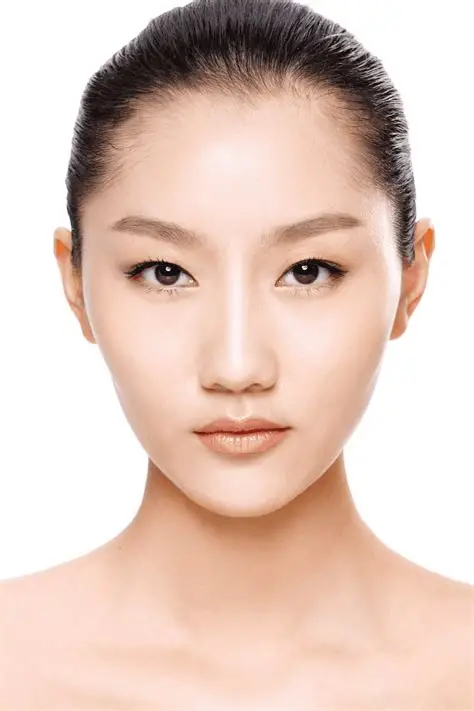
//> input picture images/pic/OIP.png, 474 x 711 px
$ ./hough_lines   (built with g++ and OpenCV 4)
//> lines starting //> are read from the running program, lines starting //| are printed output that depends on the picture; after the words box and inside, x2 and y2 are one past the last pixel; in counts of white or black regions, pixels touching at a corner belong together
//********************
// Author:  yh
// Time:    2022/8/5.
//  Hough line detection: standard HoughLines (polar) vs probabilistic HoughLinesP (segments)
//  Workflow: grayscale -> Canny edges -> vote in polar parameter space -> back-project to image lines
//********************
#include <opencv2/opencv.hpp>

using namespace cv;
using namespace std;

Mat g_src, g_gray, g_canny, g_dst;

// Standard Hough: returns (rho, theta) parameter pairs; lines must be drawn manually
void onHoughLines(int, void *) {
    Mat dst = Mat::zeros(g_src.size(), CV_8UC3);
    g_canny.copyTo(dst);                     // use edge image as background
    cvtColor(dst, dst, COLOR_GRAY2BGR);

    vector<Vec2f> lines;
    HoughLines(g_canny, lines, 1, CV_PI / 180, 100, 0, 0);

    for (size_t i = 0; i < lines.size(); i++) {
        float rho = lines[i][0], theta = lines[i][1];
        // Compute two endpoints on the line from (rho, theta)
        double a = cos(theta), b = sin(theta);
        double x0 = a * rho, y0 = b * rho;
        Point pt1(cvRound(x0 + 1000 * (-b)), cvRound(y0 + 1000 * (a)));
        Point pt2(cvRound(x0 - 1000 * (-b)), cvRound(y0 - 1000 * (a)));
        line(dst, pt1, pt2, Scalar(0, 0, 255), 2, LINE_AA);
    }
    imshow("hough lines", dst);
}

// Probabilistic Hough: returns segment endpoints (x1,y1,x2,y2); draw directly
void onHoughLinesP(int, void *) {
    Mat dst = Mat::zeros(g_src.size(), CV_8UC3);
    g_canny.copyTo(dst);
    cvtColor(dst, dst, COLOR_GRAY2BGR);

    vector<Vec4i> lines;
    HoughLinesP(g_canny, lines, 1, CV_PI / 180, 100, 50, 10);

    for (size_t i = 0; i < lines.size(); i++) {
        Vec4i l = lines[i];
        line(dst, Point(l[0], l[1]), Point(l[2], l[3]), Scalar(0, 255, 0), 2, LINE_AA);
    }
    imshow("hough lines P", dst);
}

int main(int argc, char **argv) {
    String imageName("../data/images/OIP.png");
    if (argc > 1) imageName = argv[1];

    g_src = imread(imageName);
//> g_src is the input picture: 711 rows x 474 cols, CV_8UC3; mean B, G, R 190.7, 202.1, 226.5
    if (g_src.empty()) { cout << "could not load image" << endl; return -1; }

    cvtColor(g_src, g_gray, COLOR_BGR2GRAY);
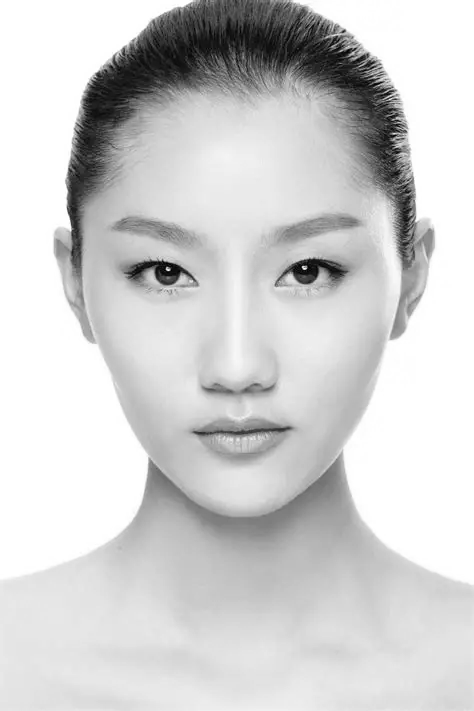
//> g_gray: 711 rows x 474 cols, CV_8UC1; min 0, max 255, mean 208.1
    Canny(g_gray, g_canny, 50, 150, 3);     // Hough input must be a binary edge map
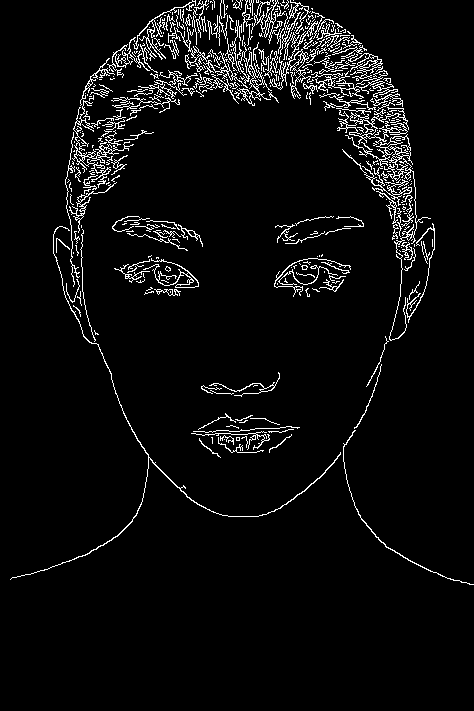
//> g_canny: 711 rows x 474 cols, CV_8UC1; 4.8% white in thin lines or dots, all inside (x1, y1, x2, y2) = (10, 0, 474, 585)

    onHoughLines(0, 0);
//> in onHoughLines, `HoughLines(g_canny, lines, 1, CV_PI / 180, 100, 0, 0);`: lines = 136 lines (rho, theta), first 12: [-170, 2.36], [-168, 2.36], [-173, 2.36], [197, 0.79], [-177, 2.36], [98, 1.52], [-163, 2.36], [-156, 2.36], [-225, 2.58], [3, 1.82], [-136, 2.36], [-26, 1.92]
//> the loop in onHoughLines, `for (size_t i = 0; i < lines.size(); i++)` made 136 passes
//> (rho, theta, a, b, x0, y0, pt1, pt2) on passes 1 to 8: (-170, 2.36, -0.707, 0.707, 120.2, -120.2, Point(-587, -827), Point(827, 587)), (-168, 2.36, -0.707, 0.707, 118.8, -118.8, Point(-588, -826), Point(826, 588)), (-173, 2.36, -0.707, 0.707, 122.3, -122.3, Point(-585, -829), Point(829, 585)), (197, 0.785, 0.707, 0.707, 139.3, 139.3, Point(-568, 846), Point(846, -568)), (-177, 2.36, -0.707, 0.707, 125.2, -125.2, Point(-582, -832), Point(832, 582)), (98, 1.52, 0.0523, 0.999, 5.13, 97.87, Point(-994, 150), Point(1004, 46)), (-163, 2.36, -0.707, 0.707, 115.3, -115.3, Point(-592, -822), Point(822, 592)), (-156, 2.36, -0.707, 0.707, 110.3, -110.3, Point(-597, -817), Point(817, 597))
//> after the loop in onHoughLines, `for (size_t i = 0; i < lines.size(); i++)`:
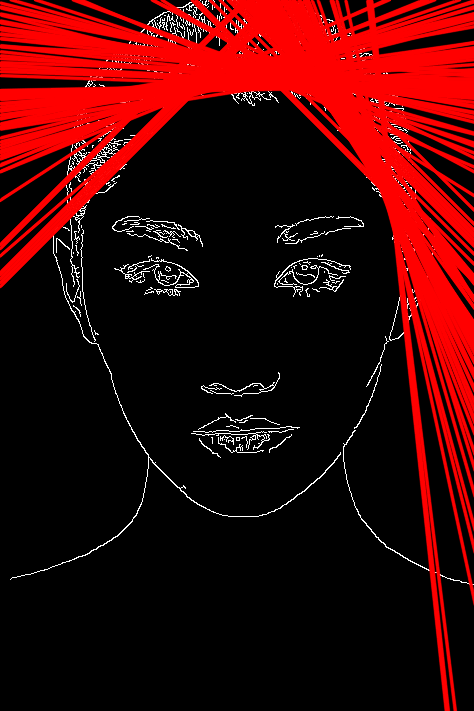
//> dst: 711 rows x 474 cols, CV_8UC3; mean B, G, R 4.8, 4.8, 61.6
    onHoughLinesP(0, 0);
//> in onHoughLinesP, `HoughLinesP(g_canny, lines, 1, CV_PI / 180, 100, 50, 10);`: lines = 23 lines (x1, y1, x2, y2), first 8: [240, 0, 413, 173], [241, 3, 413, 175], [251, 0, 409, 158], [178, 100, 277, 1], [217, 25, 276, 84], [211, 49, 407, 120], [246, 2, 412, 168], [211, 1, 310, 100]
//> the loop in onHoughLinesP, `for (size_t i = 0; i < lines.size(); i++)` made 23 passes
//> l on passes 1 to 12: [240, 0, 413, 173], [241, 3, 413, 175], [251, 0, 409, 158], [178, 100, 277, 1], [217, 25, 276, 84], [211, 49, 407, 120], [246, 2, 412, 168], [211, 1, 310, 100], [264, 34, 414, 184], [154, 76, 392, 85], [340, 119, 415, 194], [90, 129, 347, 31]
//> after the loop in onHoughLinesP, `for (size_t i = 0; i < lines.size(); i++)`:
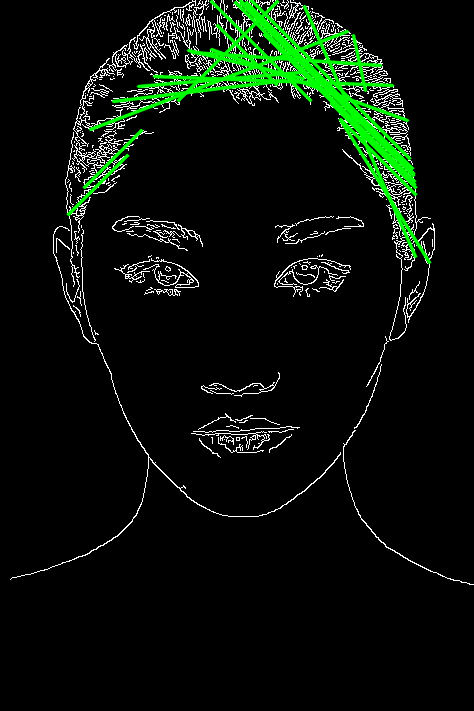
//> dst: 711 rows x 474 cols, CV_8UC3; mean B, G, R 9.5, 17.7, 9.5

    imshow("canny", g_canny);
    waitKey(0);
    return 0;
}

$ run again, with images/pic/2019101203383336641.jpg saved as images/pic/OIP.png
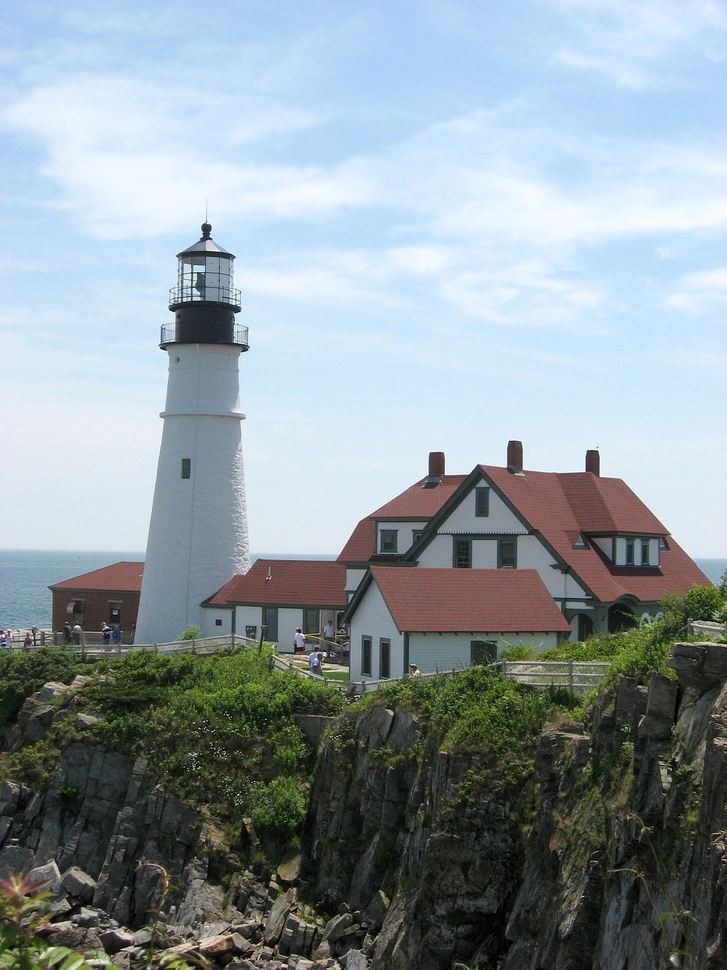
//> input picture images/pic/2019101203383336641.jpg, 727 x 970 px, shrunk from 960 x 1280 before the run
//> g_src is the input picture: 970 rows x 727 cols, CV_8UC3; mean B, G, R 158.4, 152.9, 140.7
//> `Canny(g_gray, g_canny, 50, 150, 3);`:
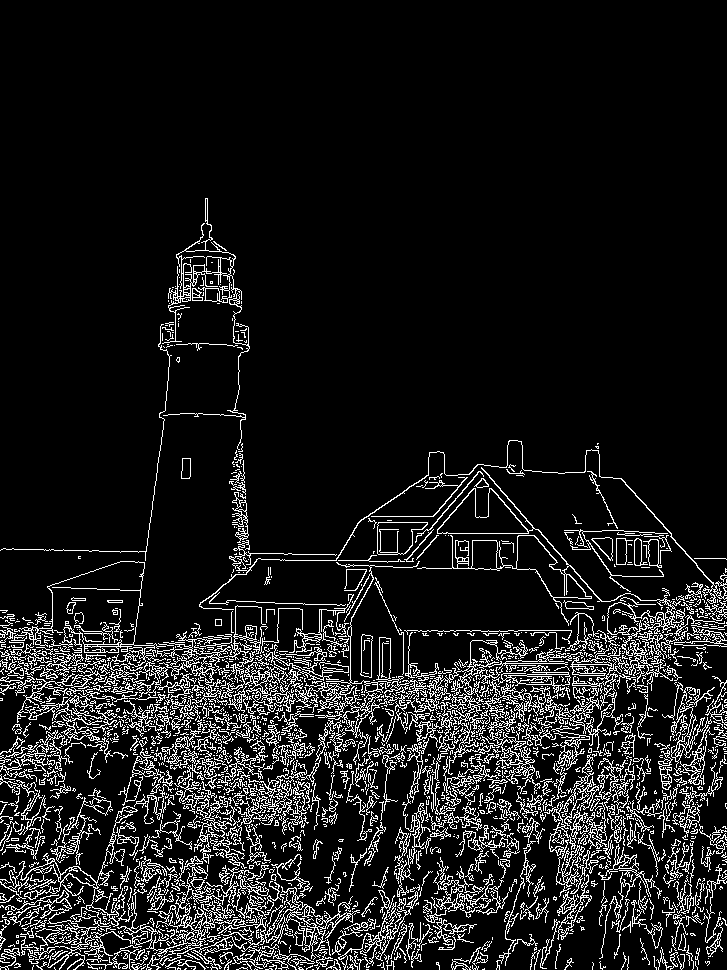
//> g_canny: 970 rows x 727 cols, CV_8UC1; 10.5% white in thin lines or dots, all inside (x1, y1, x2, y2) = (0, 198, 727, 970)
//> in onHoughLines, `HoughLines(g_canny, lines, 1, CV_PI / 180, 100, 0, 0);`: lines = 14085 lines (rho, theta), first 12: [854, 1.12], [722, 1.45], [675, 1.62], [656, 1.66], [850, 1.08], [672, 1.64], [737, 1.41], [728, 1.43], [628, 1.73], [742, 1.41], [709, 1.48], [700, 1.55]
//> the loop in onHoughLines, `for (size_t i = 0; i < lines.size(); i++)` made 14085 passes
//> (rho, theta, a, b, x0, y0, pt1, pt2) on passes 1 to 3: (854, 1.12, 0.438, 0.899, 374.4, 767.6, Point(-524, 1206), Point(1273, 329)), (722, 1.45, 0.122, 0.993, 87.99, 716.6, Point(-905, 838), Point(1081, 595)), (675, 1.62, -0.0523, 0.999, -35.33, 674.1, Point(-1034, 622), Point(963, 726))
//> in onHoughLinesP, `HoughLinesP(g_canny, lines, 1, CV_PI / 180, 100, 50, 10);`: lines = 833 lines (x1, y1, x2, y2), first 8: [191, 846, 291, 802], [343, 781, 725, 603], [87, 689, 155, 693], [39, 740, 221, 711], [0, 664, 332, 670], [184, 691, 253, 687], [536, 659, 670, 647], [240, 669, 385, 687]
//> the loop in onHoughLinesP, `for (size_t i = 0; i < lines.size(); i++)` made 833 passes
//> after the loop in onHoughLinesP, `for (size_t i = 0; i < lines.size(); i++)`:
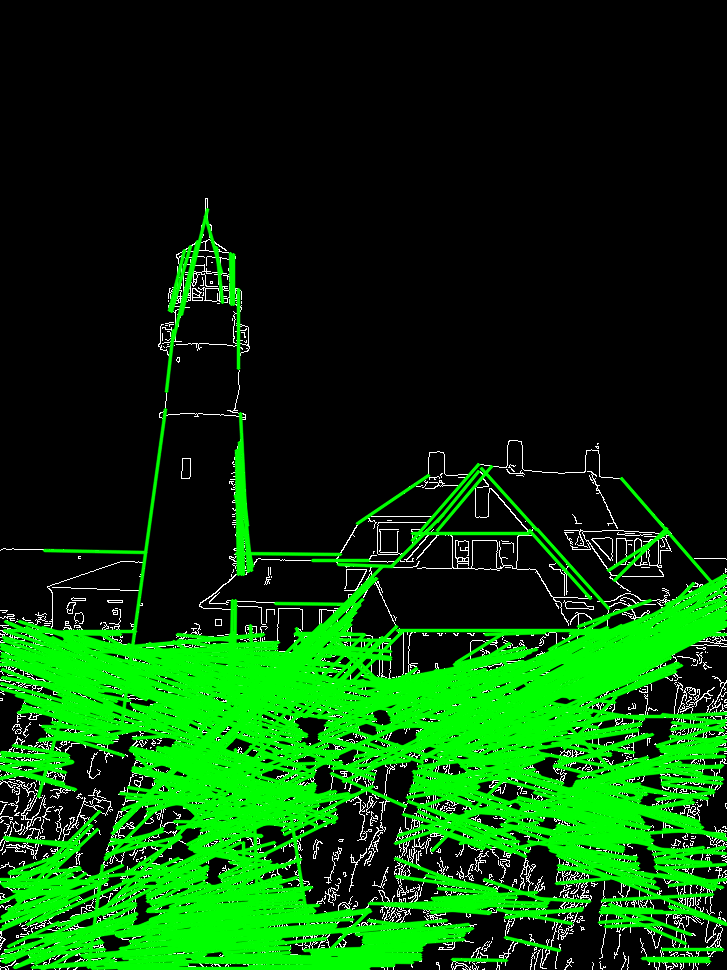
//> dst: 970 rows x 727 cols, CV_8UC3; mean B, G, R 7.8, 65.7, 7.8
